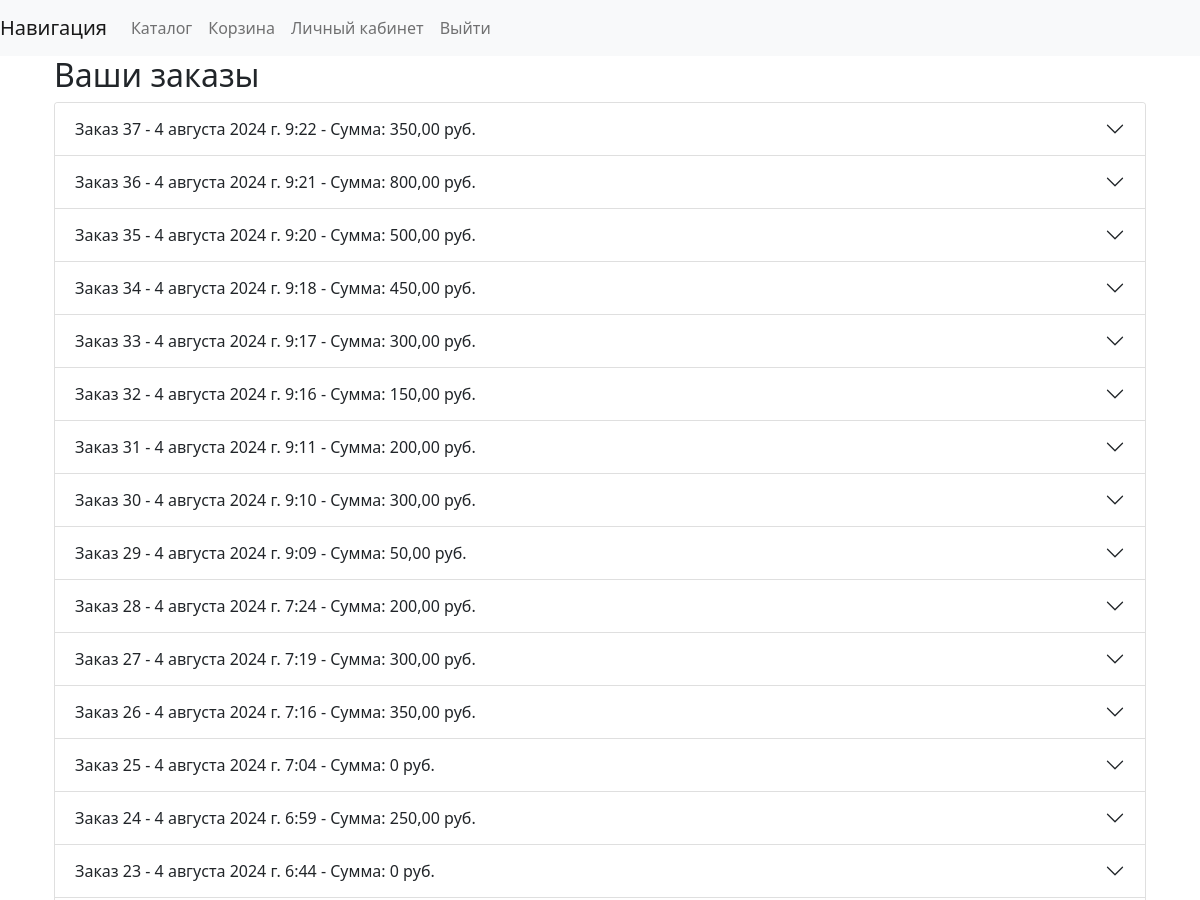
Page /register/profile/ (signed in, upper part) on the earlier database version.
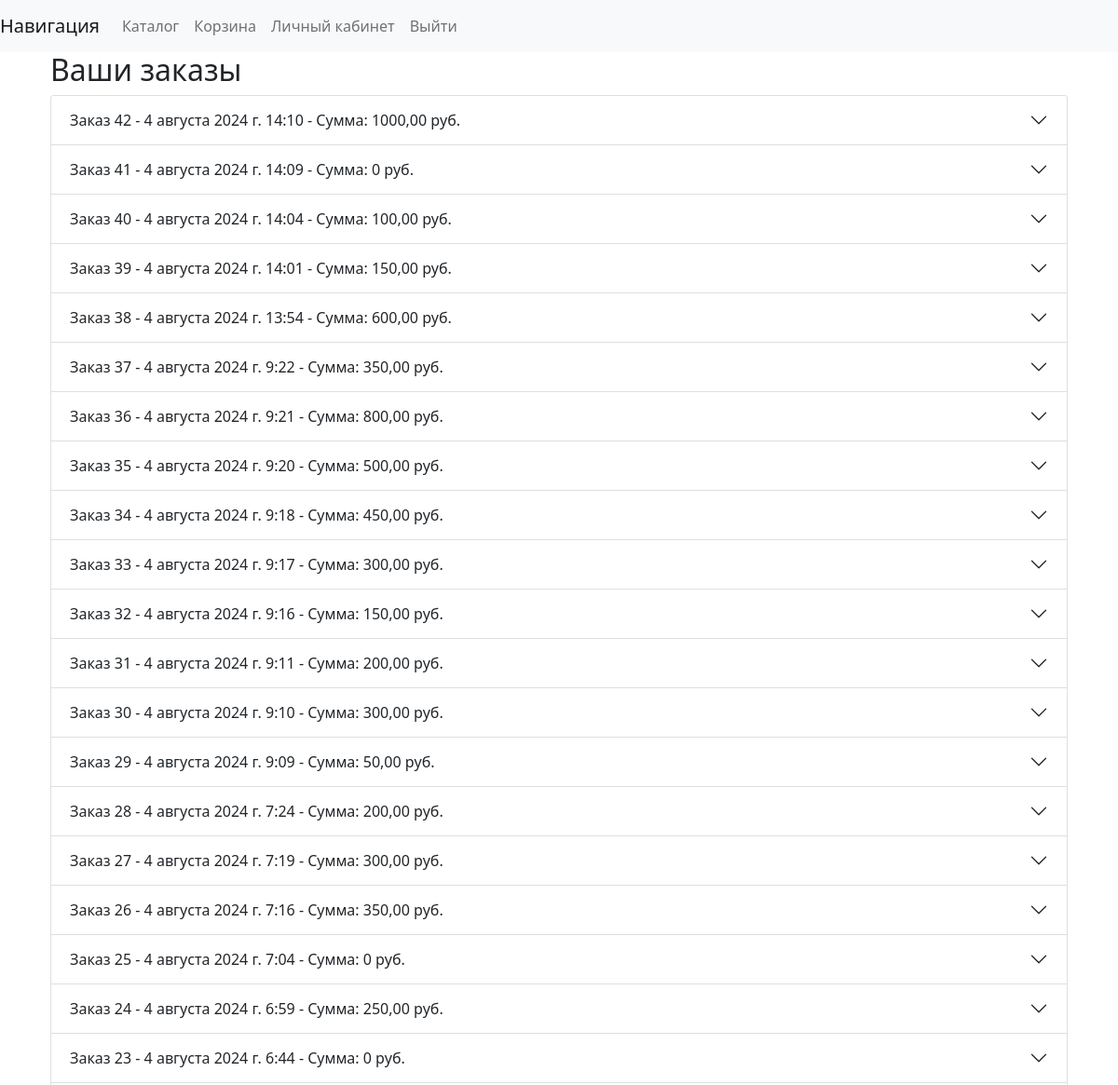
Same page on the later database version.
### order/models.py (models this page shows, shortened)
class Order(models.Model):
    user = models.ForeignKey(User, on_delete=models.CASCADE)
    created_at = models.DateTimeField(auto_now_add=True)
    address = models.CharField(max_length=255)
    @property
    def total_amount(self):
        total = sum(item.total_price for item in self.orderitem_set.all())
        return total

class OrderItem(models.Model):
    order = models.ForeignKey(Order, on_delete=models.CASCADE)
    product = models.ForeignKey(Product, on_delete=models.CASCADE)
    quantity = models.PositiveIntegerField(default=1)
    @property
    def total_price(self):
        return self.quantity * self.product.price

### catalog/models.py (models this page shows, shortened)
class Product(models.Model):
    name = models.CharField(max_length=255)
    description = models.TextField()
    price = models.DecimalField(max_digits=10, decimal_places=2)
    stock = models.IntegerField(default=100)
    image = models.ImageField(upload_to='products/', null=True, blank=True)  # новое поле

### register/views.py (the view)
# urls.py: path('register/profile/', profile_view, name='profile'),
@login_required
def profile_view(request):
    orders = Order.objects.filter(user=request.user).order_by('-created_at')
    return render(request, 'register/profile.html', {'orders': orders})

### register/templates/register/profile.html (shortened to what this page needs)
{% extends 'register/base.html'%}
{% block content %}
<div class="container">
    <h2>Ваши заказы</h2>
    <div class="accordion" id="ordersAccordion">
        {% for order in orders %}
        <div class="accordion-item">
            <h2 class="accordion-header" id="heading{{ order.id }}">
                <button class="accordion-button collapsed" type="button" data-bs-toggle="collapse" data-bs-target="#collapse{{ order.id }}" aria-expanded="false" aria-controls="collapse{{ order.id }}">
                    Заказ {{ order.id }} - {{ order.created_at }} - Сумма: {{ order.total_amount }} руб.
                </button>
            </h2>
        </div>
        {% endfor %}
    </div>
</div>
{% endblock %}

### register/templates/register/base.html (shortened to what this page needs)
<!DOCTYPE html>
<html lang="en">
<head>
    <link href="https://cdn.jsdelivr.net/npm/bootstrap@5.1.3/dist/css/bootstrap.min.css" rel="stylesheet">
</head>
<body>
    {% include 'register/navbar.html' %}
    <div class="container">
        {% block content %}{% endblock %}
    </div>
</body>
</html>

### register/templates/register/navbar.html (shortened to what this page needs)
<nav class="navbar navbar-expand-lg navbar-light bg-light">
    <a class="navbar-brand" href="#">Навигация</a>
    <div class="collapse navbar-collapse" id="navbarNav">
        <ul class="navbar-nav">
            <li class="nav-item">
                <a class="nav-link" href="{% url 'catalog' %}">Каталог</a>
            </li>
            {% if user.is_authenticated %}
            <li class="nav-item">
                <a class="nav-link" href="{% url 'cart_detail' %}">Корзина</a>
            </li>
            {% endif %}
            {% if user.is_authenticated %}
            <li class="nav-item">
                <a class="nav-link" href="{% url 'profile' %}">Личный кабинет</a>
            </li>
            {% endif %}
            {% if user.is_authenticated %}
            <li class="nav-item">
                <a class="nav-link" href="{% url 'logout' %}">Выйти</a>
            </li>
            {% endif %}
        </ul>
    </div>
</nav>

Differences in the rows shown:
added Order: id "42", created_at "4 августа 2024 г. 14:10", total_amount "1000,00"
added Order: id "41", created_at "4 августа 2024 г. 14:09", total_amount "0"
added Order: id "40", created_at "4 августа 2024 г. 14:04", total_amount "100,00"
added Order: id "39", created_at "4 августа 2024 г. 14:01", total_amount "150,00"
added Order: id "38", created_at "4 августа 2024 г. 13:54", total_amount "600,00"
